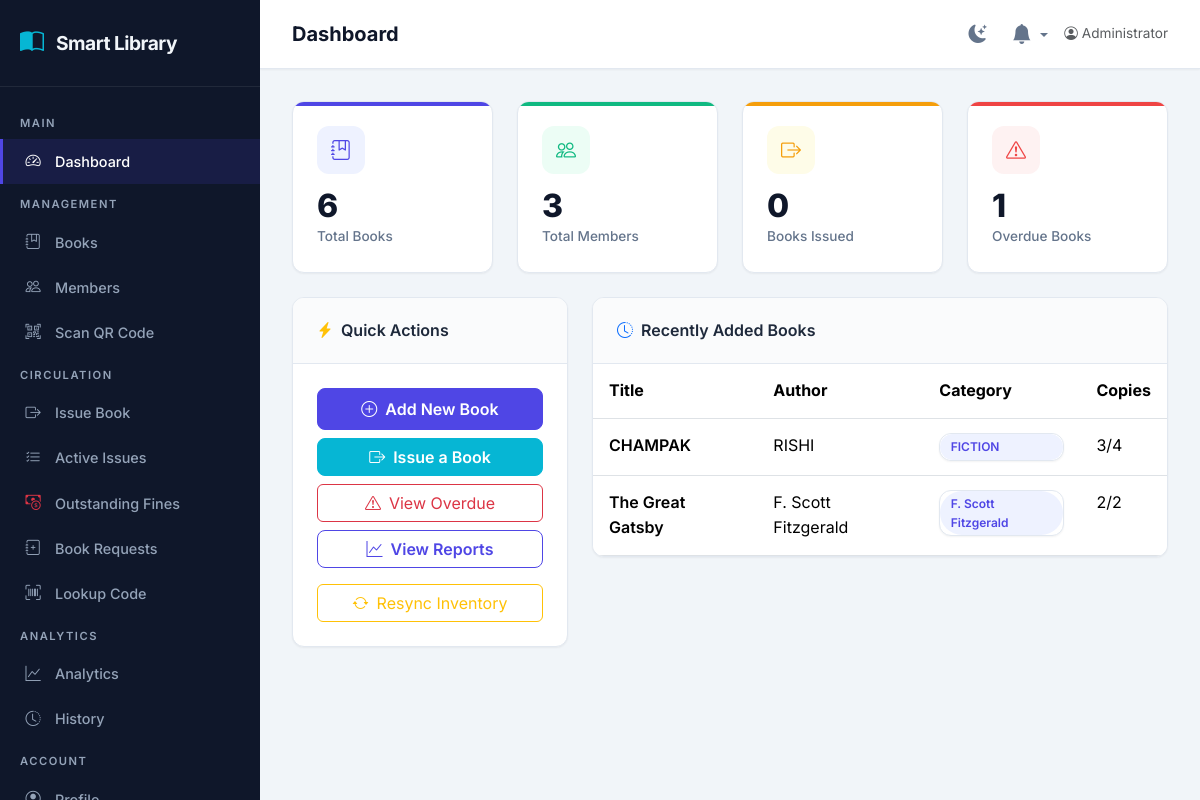
The page /admin/dashboard (signed in) on the database its author committed.
### app/models.py (models this page shows, shortened)
class User(UserMixin, db.Model):
    __tablename__ = 'users'
    id = db.Column(db.Integer, primary_key=True)
    name = db.Column(db.String(120), nullable=False)
    email = db.Column(db.String(120), unique=True, nullable=False, index=True)
    password_hash = db.Column(db.String(256), nullable=False)
    role = db.Column(db.String(20), nullable=False, default='user', index=True)
    status = db.Column(db.String(20), nullable=False, default='active', index=True)
    created_at = db.Column(db.DateTime, nullable=False, default=datetime.utcnow)
    last_active_at = db.Column(db.DateTime, nullable=True)
    roll_number = db.Column(db.String(50), nullable=True, index=True)
    phone = db.Column(db.String(20), nullable=True)
    division = db.Column(db.String(20), nullable=True)
    department = db.Column(db.String(100), nullable=True)
    semester = db.Column(db.Integer, nullable=True)
    issued_books = db.relationship('IssuedBook', backref='user', lazy='dynamic')
    saved_books = db.relationship('SavedBook', backref='user', lazy='dynamic', cascade='all, delete-orphan')
    reviews = db.relationship('Review', backref='user', lazy='dynamic', cascade='all, delete-orphan')
    book_requests = db.relationship('BookRequest', backref='requester', lazy='dynamic', cascade='all, delete-orphan')
    @property
    def is_admin(self):
        return self.role and self.role.strip().lower() == 'admin'

class Book(db.Model):
    __tablename__ = 'books'
    id = db.Column(db.Integer, primary_key=True)
    access_number = db.Column(db.String(50), nullable=True, index=True)
    title = db.Column(db.String(255), nullable=False, index=True)
    author = db.Column(db.String(255), nullable=False, index=True)
    category = db.Column(db.String(100), nullable=False, index=True)
    publication = db.Column(db.String(255), nullable=False, default='Unknown')
    total_copies = db.Column(db.Integer, nullable=False, default=1)
    available_copies = db.Column(db.Integer, nullable=False, default=1)
    image_url = db.Column(db.String(500), nullable=True)  # Cloudinary secure URL
    image_public_id = db.Column(db.String(255), nullable=True)  # For deleting/replacing images
    created_at = db.Column(db.DateTime, nullable=False, default=datetime.utcnow)
    copies = db.relationship('BookCopy', backref='book', lazy='dynamic', cascade='all, delete-orphan')
    issued_records = db.relationship('IssuedBook', backref='book', lazy='dynamic')
    saved_by = db.relationship('SavedBook', backref='book', lazy='dynamic', cascade='all, delete-orphan')
    reviews = db.relationship('Review', backref='book', lazy='dynamic', cascade='all, delete-orphan')
    __table_args__ = (
        db.CheckConstraint('total_copies >= 0', name='ck_total_copies_non_negative'),
        db.CheckConstraint('available_copies >= 0', name='ck_available_copies_non_negative'),
        db.CheckConstraint('available_copies <= total_copies', name='ck_available_lte_total'),
    )

### app/routes/admin.py (the view)
@admin_bp.route('/dashboard')
@admin_required
def dashboard():
    issue_service.update_overdue_books()
    stats = issue_service.get_dashboard_stats()
    return render_template('admin/dashboard.html', stats=stats)

### app/models.py (called while the page is built)
@login_manager.user_loader
def load_user(user_id):
    return User.query.get(int(user_id))

### app/routes/admin.py (called while the page is built)
@admin_bp.before_request
@login_required
def before_request():
    from datetime import datetime
    if current_user.is_authenticated:
        current_user.last_active_at = datetime.utcnow()
        db.session.commit()

### app/services/issue_service.py (called while the page is built, shortened)
def update_overdue_books():
    now = datetime.utcnow()
    overdue_records = IssuedBook.query.filter(
        IssuedBook.status == 'issued',
        IssuedBook.due_date < now,
    ).all()
    for record in overdue_records:
        record.status = 'overdue'
    warning_deadline = now + timedelta(days=2)
    due_soon_records = IssuedBook.query.filter(
        IssuedBook.status == 'issued',
        IssuedBook.due_date <= warning_deadline,
        IssuedBook.due_date >= now,
        IssuedBook.notified_due_soon == False
    ).all()
    if overdue_records or due_soon_records:
        db.session.commit()
    return len(overdue_records)

def get_dashboard_stats():
    from app.models import User, Book, IssuedBook
    from sqlalchemy import func
    total_books = db.session.query(func.sum(Book.total_copies)).scalar() or 0
    total_users = User.query.filter_by(role='user').count()
    issued_count = IssuedBook.query.filter_by(status='issued').count()
    overdue_count = IssuedBook.query.filter_by(status='overdue').count()
    recent_books = Book.query.order_by(Book.created_at.desc()).limit(5).all()
    return {
        'total_books': int(total_books),
        'total_users': total_users,
        'issued_count': issued_count,
        'overdue_count': overdue_count,
        'recent_books': recent_books,
    }

### app/templates/admin/dashboard.html (shortened to what this page needs)
{% extends "admin/layout.html" %}
{% block page_title %}Dashboard{% endblock %}
{% block content %}
<div class="row g-4 mb-4">
    <div class="col-sm-6 col-xl-3">
        <div class="stat-card books">
            <div class="stat-icon"><i class="bi bi-journal-bookmark"></i></div>
            <div class="stat-value">{{ stats.total_books }}</div>
            <div class="stat-label">Total Books</div>
        </div>
    </div>
    <div class="col-sm-6 col-xl-3">
        <div class="stat-card users">
            <div class="stat-icon"><i class="bi bi-people"></i></div>
            <div class="stat-value">{{ stats.total_users }}</div>
            <div class="stat-label">Total Members</div>
        </div>
    </div>
    <div class="col-sm-6 col-xl-3">
        <div class="stat-card issued">
            <div class="stat-icon"><i class="bi bi-box-arrow-right"></i></div>
            <div class="stat-value">{{ stats.issued_count }}</div>
            <div class="stat-label">Books Issued</div>
        </div>
    </div>
    <div class="col-sm-6 col-xl-3">
        <div class="stat-card overdue">
            <div class="stat-icon"><i class="bi bi-exclamation-triangle"></i></div>
            <div class="stat-value">{{ stats.overdue_count }}</div>
            <div class="stat-label">Overdue Books</div>
        </div>
    </div>
</div>
<div class="row g-4">
    <div class="col-lg-4">
        <div class="card-olms">
            <div class="card-header-olms">
                <i class="bi bi-lightning-charge-fill text-warning"></i> Quick Actions
            </div>
            <div class="card-body">
                <div class="d-grid gap-2">
                    <a href="{{ url_for('admin.add_book') }}" class="btn btn-primary">
                        <i class="bi bi-plus-circle me-2"></i>Add New Book
                    </a>
                    <a href="{{ url_for('admin.issue_book') }}" class="btn btn-accent">
                        <i class="bi bi-box-arrow-right me-2"></i>Issue a Book
                    </a>
                    <a href="{{ url_for('admin.issued_books', status='overdue') }}" class="btn btn-outline-danger">
                        <i class="bi bi-exclamation-triangle me-2"></i>View Overdue
                    </a>
                    <a href="{{ url_for('admin.reports') }}" class="btn btn-outline-primary">
                        <i class="bi bi-graph-up me-2"></i>View Reports
                    </a>
                    <form method="POST" action="{{ url_for('admin.resync_inventory') }}" onsubmit="return confirm('DEMO RESET: This will mark EVERY book as available and reset all quantities to match your physical copies. Proceed?')">
                        <button type="submit" class="btn btn-outline-warning w-100 mt-2">
                            <i class="bi bi-arrow-repeat me-2"></i>Resync Inventory
                        </button>
                    </form>
                </div>
            </div>
        </div>
    </div>
    <div class="col-lg-8">
        <div class="card-olms">
            <div class="card-header-olms">
                <i class="bi bi-clock-history text-primary"></i> Recently Added Books
            </div>
            <div class="card-body p-0">
                {% if stats.recent_books %}
                <div class="table-responsive">
                    <table class="table table-hover mb-0">
                        <thead>
                            <tr>
                                <th style="padding: .875rem 1rem;">Title</th>
                                <th style="padding: .875rem 1rem;">Author</th>
                                <th style="padding: .875rem 1rem;">Category</th>
                                <th style="padding: .875rem 1rem;">Copies</th>
                            </tr>
                        </thead>
                        <tbody>
                            {% for book in stats.recent_books %}
                            <tr>
                                <td style="padding: .875rem 1rem; font-weight:600;">{{ book.title }}</td>
                                <td style="padding: .875rem 1rem;">{{ book.author }}</td>
                                <td style="padding: .875rem 1rem;">
                                    <span class="book-card">
                                        <span class="book-category" style="margin:0;">{{ book.category }}</span>
                                    </span>
                                </td>
                                <td style="padding: .875rem 1rem;">{{ book.available_copies }}/{{ book.total_copies }}
                                </td>
                            </tr>
                            {% endfor %}
                        </tbody>
                    </table>
                </div>
                {% else %}
                <div class="empty-state">
                    <i class="bi bi-journal-x d-block"></i>
                    <h5>No books yet</h5>
                    <p>Start by adding your first book to the library.</p>
                </div>
                {% endif %}
            </div>
        </div>
    </div>
</div>
{% endblock %}

### app/templates/admin/layout.html (shortened to what this page needs)
{% extends "base.html" %}
{% block body %}
<div class="admin-wrapper">
    <aside class="sidebar" id="sidebar">
        <div class="sidebar-brand">
            <i class="bi bi-book-half"></i>
            <span>Smart Library</span>
        </div>
        <ul class="sidebar-nav">
            <li class="nav-section">Main</li>
            <li class="nav-item">
                <a href="{{ url_for('admin.dashboard') }}"><i class="bi bi-speedometer2"></i> Dashboard</a>
            </li>
            <li class="nav-section">Management</li>
            <li class="nav-item">
                <a href="{{ url_for('admin.books') }}"><i class="bi bi-journal-bookmark"></i> Books</a>
            </li>
            <li class="nav-item">
                <a href="{{ url_for('admin.users') }}"><i class="bi bi-people"></i> Members</a>
            </li>
            <li class="nav-item">
                <a href="{{ url_for('admin.scan_book') }}"><i class="bi bi-qr-code-scan"></i> Scan QR Code</a>
            </li>
            <li class="nav-section">Circulation</li>
            <li class="nav-item">
                <a href="{{ url_for('admin.issue_book') }}"><i class="bi bi-box-arrow-right"></i> Issue Book</a>
            </li>
            <li class="nav-item">
                <a href="{{ url_for('admin.issued_books') }}"><i class="bi bi-list-check"></i> Active Issues</a>
            </li>
            <li class="nav-item">
                <a class="nav-link {{ 'active' if request.endpoint == 'admin.fines' else '' }}"
                    href="{{ url_for('admin.fines') }}"><i class="bi bi-cash-coin text-danger"></i> Outstanding
                    Fines</a>
            </li>
            <li class="nav-item">
                <a class="nav-link {{ 'active' if request.endpoint == 'admin.book_requests' else '' }}"
                    href="{{ url_for('admin.book_requests') }}"><i class="bi bi-journal-plus"></i> Book Requests</a>
            </li>
            <li class="nav-item">
                <a class="nav-link {{ 'active' if request.endpoint == 'admin.lookup_code' else '' }}"
                    href="{{ url_for('admin.lookup_code') }}"><i class="bi bi-upc-scan"></i> Lookup Code</a>
            </li>
            <li class="nav-section">Analytics</li>
            <li class="nav-item">
                <a href="{{ url_for('admin.reports') }}"><i class="bi bi-graph-up"></i> Analytics</a>
            </li>
            <li class="nav-item">
                <a href="{{ url_for('admin.history') }}"><i class="bi bi-clock-history"></i> History</a>
            </li>
            <li class="nav-section">Account</li>
            <li class="nav-item">
                <a href="{{ url_for('admin.admin_profile') }}"><i class="bi bi-person-circle"></i> Profile</a>
            </li>
        </ul>
    </aside>
    <div class="admin-content">
        <header class="admin-topbar">
            <h1 class="page-title">{% block page_title %}Dashboard{% endblock %}</h1>
            <div class="d-flex align-items-center gap-3">
                <button class="theme-toggle-btn theme-toggle-click" title="Toggle theme">
                    <i class="bi bi-moon-stars-fill theme-toggle-icon"></i>
                </button>
                <div class="dropdown">
                    <a href="#" class="position-relative text-decoration-none dropdown-toggle" role="button"
                        data-bs-toggle="dropdown" aria-expanded="false" style="color: var(--text-secondary);"
                        id="notifDropdown">
                        <i class="bi bi-bell-fill" style="font-size: 1.25rem;"></i>
                    </a>
                </div>
                <span class="text-muted" style="font-size:.85rem;">
                    <i class="bi bi-person-circle me-1"></i>{{ current_user.name }}
                </span>
            </div>
        </header>
        <main class="admin-main">
            {% block content %}{% endblock %}
        </main>
    </div>
</div>
{% endblock %}

### rows shown on the page
User: name "Administrator"
Book: title "CHAMPAK", author "RISHI", category "FICTION", available_copies "3", total_copies "4"
Book: title "The Great Gatsby", author "F. Scott Fitzgerald", category "F. Scott Fitzgerald", available_copies "2", total_copies "2"

### other values the page prints
{{ stats.total_books }} "6"
{{ stats.total_users }} "3"
{{ stats.issued_count }} "0"
{{ stats.overdue_count }} "1"
